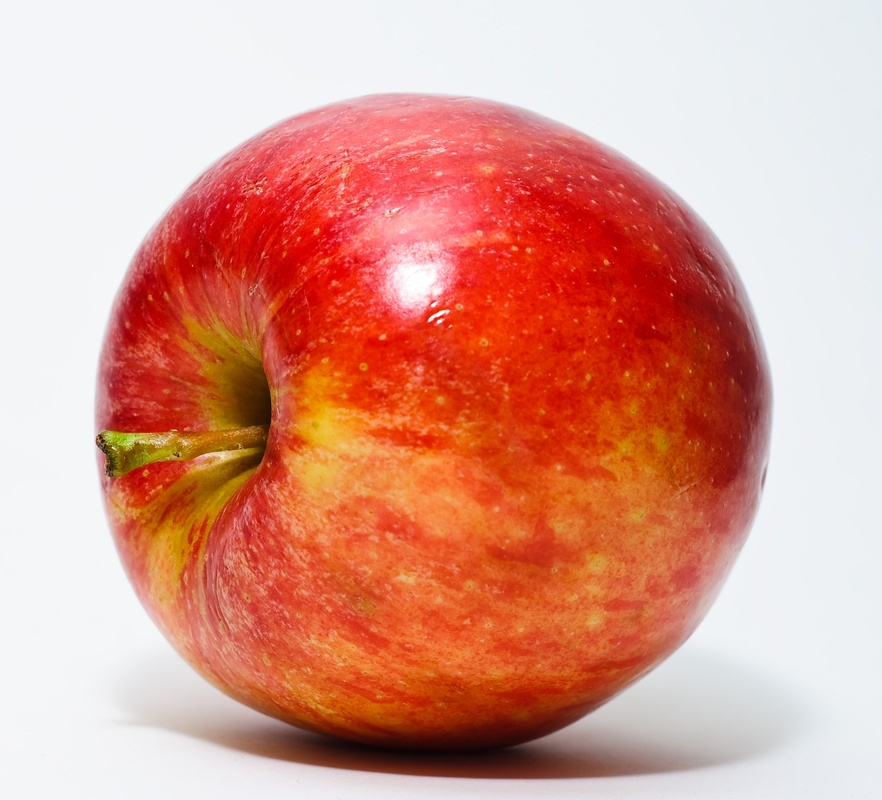
#> input picture data/fruits/apple.jpg, 882 x 800 px, shrunk from 2418 x 2192 before the run
$ python main.py --image data/fruits/apple.jpg
#> lines starting #> are read from the running program, lines starting #| are printed output that depends on the picture
### src/cost_map.py
"""
cost_map.py — Computes the cost map from the image gradient.

The cost of a pixel is w = exp(-alpha * |gradient I|), i.e.:
  - cost close to 0  -> strong gradient (edge)
  - cost close to 1  -> weak gradient (homogeneous interior)

Dijkstra will therefore favor paths that follow the edges.
"""

import numpy as np
import cv2
from skimage.filters import sobel, gaussian
from skimage.color import rgb2gray
from skimage import img_as_float


def load_image(path: str) -> np.ndarray:
    """
    Loads an image and converts it to grayscale float [0, 1].

    Parameters
    ----------
    path : str
        Path to the image (JPEG, PNG, TIFF...).

    Returns
    -------
    np.ndarray
        Grayscale image, values in [0, 1], shape (H, W).
    """
    img = cv2.imread(path, cv2.IMREAD_UNCHANGED)
    if img is None:
        raise FileNotFoundError(f"Image not found: {path}")

    # BGR -> RGB conversion if needed, then grayscale
    if img.ndim == 3:
        img = cv2.cvtColor(img, cv2.COLOR_BGR2RGB)
        gray = rgb2gray(img_as_float(img))
    else:
        gray = img_as_float(img)

    return gray


def compute_gradient_map(gray: np.ndarray, sigma: float = 1.0) -> np.ndarray:
    """
    Computes the gradient map (Sobel magnitude) after Gaussian smoothing.

    Parameters
    ----------
    gray : np.ndarray
        Grayscale image [0, 1].
    sigma : float
        Standard deviation of the pre-smoothing Gaussian filter.

    Returns
    -------
    np.ndarray
        Gradient map normalized to [0, 1], shape (H, W).
    """
    smoothed = gaussian(gray, sigma=sigma)
    grad = sobel(smoothed)

    # Normalize to [0, 1]
    g_min, g_max = grad.min(), grad.max()
    if g_max > g_min:
        grad = (grad - g_min) / (g_max - g_min)

    return grad


def compute_cost_map(
    gray: np.ndarray,
    sigma: float = 1.0,
    alpha: float = 8.0,
    grad_threshold: float = 0.0,
) -> np.ndarray:
    """
    Computes the cost map: w(i,j) = exp(-alpha * |gradient I(i,j)|).

    Pixels on strong edges have a cost close to 0 (~e^-alpha),
    homogeneous interior pixels have a cost close to 1.0.
    The edge/interior contrast is exponential (~e^alpha times), which
    forces Dijkstra to follow contours even over long distances.

    Parameters
    ----------
    gray : np.ndarray
        Grayscale image [0, 1].
    sigma : float
        Smoothing parameter before computing the gradient.
    alpha : float
        Controls the penalty for edge-free areas. Recommended value: 5-10.
    grad_threshold : float
        Threshold in [0, 1]: normalized gradients below this threshold
        are set to 0 before the cost is computed, which neutralizes
        weak edges (shadows, noise) by giving them a cost close to 1
        instead of a slight advantage. 0.0 disables thresholding (default).

    Returns
    -------
    np.ndarray
        Cost map in (0, 1], shape (H, W).
    """
    grad = compute_gradient_map(gray, sigma=sigma)
    if grad_threshold > 0:
        grad = np.where(grad < grad_threshold, 0.0, grad)
    cost = np.exp(-alpha * grad)
    return cost.astype(np.float64)

### src/graph_builder.py
"""
graph_builder.py — Builds the grid graph from the cost map.

Each pixel (i, j) becomes a node with linear index i*W + j.
Weighted edges connect each pixel to its neighbors (4-connectivity or 8-connectivity).
The graph is stored as a sparse CSR matrix (scipy.sparse) to limit memory
consumption on large images.

Weighting convention:
    w(u -> v) = (cost[u] + cost[v]) / 2
This makes the cost symmetric and accounts for both endpoints of each edge.
"""

import numpy as np
from scipy import sparse


# Neighbor offsets, one direction per undirected edge pair
# (the graph is used with directed=False in scipy_dijkstra, which accepts
# either csr[i, j] or csr[j, i] — storing both directions would double
# memory and build time for no benefit).
_NEIGHBORS_8 = [(-1, -1), (-1, 0), (-1, 1), (0, -1)]

_NEIGHBORS_4 = [(-1, 0), (0, -1)]


def build_graph(
    cost_map: np.ndarray,
    connectivity: int = 8,
    diagonal_weight: float = 1.4142,  # sqrt(2) for diagonal edges
) -> sparse.csr_matrix:
    """
    Builds the weighted grid graph from a cost map.

    Parameters
    ----------
    cost_map : np.ndarray, shape (H, W)
        Cost value of each pixel (float, in (0, 1]).
    connectivity : int
        4 (4-connectivity) or 8 (8-connectivity, default).
    diagonal_weight : float
        Multiplicative factor for diagonal edges (~= sqrt(2) to respect
        the Euclidean distance between diagonally adjacent pixel centers).

    Returns
    -------
    scipy.sparse.csr_matrix, shape (N, N)
        Sparse adjacency matrix (N = H * W).
        G[u, v] = cost of the transition u -> v.
    """
    if connectivity not in (4, 8):
        raise ValueError("connectivity must be 4 or 8.")

    H, W = cost_map.shape
    N = H * W

    neighbors = _NEIGHBORS_8 if connectivity == 8 else _NEIGHBORS_4

    rows = []
    cols = []
    data = []

    # Pre-flattening for fast access to the costs
    cost_flat = cost_map.ravel()

    for dr, dc in neighbors:
        is_diag = (dr != 0 and dc != 0)

        # Source indices: all pixels
        r_src = np.arange(H)
        c_src = np.arange(W)
        R_src, C_src = np.meshgrid(r_src, c_src, indexing="ij")

        # Destination indices
        R_dst = R_src + dr
        C_dst = C_src + dc

        # Mask of pixels whose neighbor lies within the image
        valid = (
            (R_dst >= 0) & (R_dst < H) &
            (C_dst >= 0) & (C_dst < W)
        )

        u = (R_src[valid] * W + C_src[valid]).ravel()
        v = (R_dst[valid] * W + C_dst[valid]).ravel()

        # Edge cost = average of the costs of both endpoint pixels
        edge_cost = (cost_flat[u] + cost_flat[v]) / 2.0

        # Extra weighting for diagonal edges
        if is_diag:
            edge_cost = edge_cost * diagonal_weight

        rows.append(u)
        cols.append(v)
        data.append(edge_cost)

    rows = np.concatenate(rows)
    cols = np.concatenate(cols)
    data = np.concatenate(data)

    graph = sparse.csr_matrix((data, (rows, cols)), shape=(N, N))
    return graph


def pixel_to_node(r: int, c: int, W: int) -> int:
    """Converts pixel (row, col) coordinates to a node index."""
    return r * W + c


def node_to_pixel(node: int, W: int) -> tuple[int, int]:
    """Converts a node index to (row, col) pixel coordinates."""
    return divmod(node, W)

### src/visualizer.py
"""
visualizer.py — All the figures of the project.

Figure 1 — Original image + gradient map
Figure 2 — Cost map with the optimal path overlaid
Figure 3 — Dijkstra vs naive path (Bresenham) comparison

Each function accepts an optional `save_path` argument to export the
figure at high resolution (300 dpi PNG).
"""

from __future__ import annotations

import numpy as np
import matplotlib
import matplotlib.pyplot as plt
import matplotlib.patches as mpatches
from matplotlib.colors import Normalize
from matplotlib.cm import ScalarMappable


# ---------------------------------------------------------------------------
# Low-level utilities
# ---------------------------------------------------------------------------

# [20 lines left out: functions _path_to_arrays, _mark_point, not called in this run]


# ---------------------------------------------------------------------------
# Figure 1 — Original image + gradient map
# ---------------------------------------------------------------------------

def figure_image_and_gradient(
    gray: np.ndarray,
    gradient: np.ndarray,
    save_path: str | None = None,
) -> plt.Figure:
    """
    Displays the grayscale image and its gradient map side by side.

    Parameters
    ----------
    gray : np.ndarray
        Grayscale image [0, 1].
    gradient : np.ndarray
        Gradient map (output of cost_map.compute_gradient_map).
    save_path : str, optional
        If provided, saves the figure to this path (PNG, 300 dpi).

    Returns
    -------
    matplotlib.figure.Figure
    """
    fig, axes = plt.subplots(1, 2, figsize=(12, 5))
    fig.suptitle("Original image and gradient map", fontsize=14, fontweight="bold")

    axes[0].imshow(gray, cmap="gray", vmin=0, vmax=1)
    axes[0].set_title("Grayscale image")
    axes[0].axis("off")

    im = axes[1].imshow(gradient, cmap="hot", vmin=0, vmax=1)
    axes[1].set_title("Gradient map (Sobel)")
    axes[1].axis("off")

    cbar = fig.colorbar(im, ax=axes[1], fraction=0.046, pad=0.04)
    cbar.set_label("|gradient I|  (normalized)", fontsize=9)

    fig.tight_layout()
    if save_path:
        fig.savefig(save_path, dpi=300, bbox_inches="tight")
        print(f"  Figure saved -> {save_path}")

    return fig


# ---------------------------------------------------------------------------
# Figure 2 — Cost map + optimal path
# ---------------------------------------------------------------------------

# [155 lines left out: functions figure_cost_and_path, figure_comparison, overlay_path_on_image, not called in this run]

### main.py
"""
main.py — Interactive entry point of the project.

Usage
-----
    python main.py --image data/your_image.png

The user clicks two points on the displayed image.
The optimal path (Dijkstra) is instantly overlaid in red.

Options
-------
    --image PATH        Path to the input image (default: data/sample.png)
    --sigma FLOAT       Smoothing parameter for the gradient (default: 1.5)
    --alpha FLOAT       Edge sensitivity: cost = exp(-alpha * grad) (default: 8)
    --connectivity INT  4 or 8 (default: 8)
    --waypoints         Enables multi-point mode (click >= 2 points,
                        press Enter to compute the final path)
    --save-figures DIR  Directory where the 3 figures are saved (default: None)
    --no-compare        Disables Figure 3 (comparison)

Example
-------
    python main.py --image data/brain_mri.png --sigma 2 --waypoints --save-figures results/
"""

from __future__ import annotations

import argparse
import os
import sys
import numpy as np
import matplotlib.pyplot as plt
import matplotlib
from pathlib import Path

# Ensures the src modules are importable from the project root
sys.path.insert(0, str(Path(__file__).parent))

from src.cost_map import load_image, compute_gradient_map, compute_cost_map
from src.graph_builder import build_graph
from src.pathfinder import find_path, find_path_multipoint, straight_line_path, path_cost
from src.visualizer import (
    figure_image_and_gradient,
    figure_cost_and_path,
    figure_comparison,
    overlay_path_on_image,
)


# ---------------------------------------------------------------------------
# Mouse / keyboard interface
# ---------------------------------------------------------------------------

class ClickCollector:
    """Collects the user's clicks on a matplotlib Axes."""

    def __init__(self, ax: plt.Axes, label: str = "point") -> None:
        self.ax = ax
        self.label = label
        self.points: list[tuple[int, int]] = []  # (row, col)
        self._cid = ax.figure.canvas.mpl_connect("button_press_event", self._on_click)

    # [8 lines left out: function _on_click, not called in this run]

    def disconnect(self) -> None:
        self.ax.figure.canvas.mpl_disconnect(self._cid)


# ---------------------------------------------------------------------------
# Main flow
# ---------------------------------------------------------------------------

def run(
    image_path: str,
    sigma: float = 1.5,
    alpha: float = 8.0,
    grad_threshold: float = 0.0,
    connectivity: int = 8,
    waypoints_mode: bool = False,
    save_dir: str | None = None,
    compare: bool = True,
) -> None:
    print("\n=== Loading and preparing the image ===")
    gray = load_image(image_path)
#> in load_image, img is the input picture: shape (800, 882, 3); mean B, G, R 140.6, 155.7, 219.7
#> in load_image, `gray = rgb2gray(img_as_float(img))`:
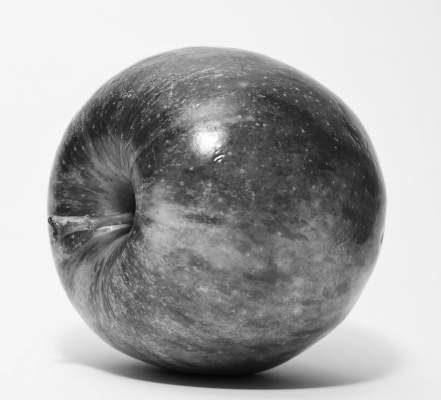
#> gray: shape (800, 882) float64 (shown at 1/2 size); min 0.0178, max 1, mean 0.66
    H, W = gray.shape
    print(f"  Image loaded: {W}x{H} pixels")
#|   Image loaded: 882x800 pixels

    gradient = compute_gradient_map(gray, sigma=sigma)
#> in compute_gradient_map, `grad = sobel(smoothed)`:
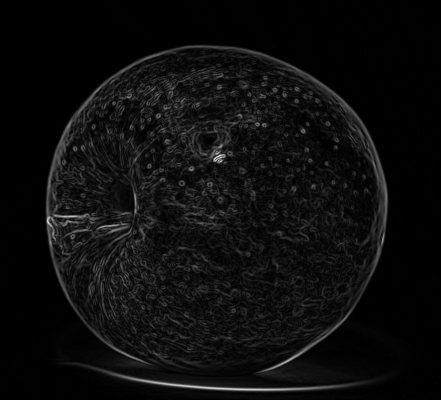
#> grad: shape (800, 882) float64 (shown at 1/2 size); min 0, max 0.207, mean 0.0109; drawn with min black and max white
#> in compute_gradient_map, `g_min, g_max = grad.min(), grad.max()`: g_min = 0; g_max = 0.207
    cost_map  = compute_cost_map(gray, sigma=sigma, alpha=alpha, grad_threshold=grad_threshold)
#> in compute_cost_map, `cost = np.exp(-alpha * grad)`:
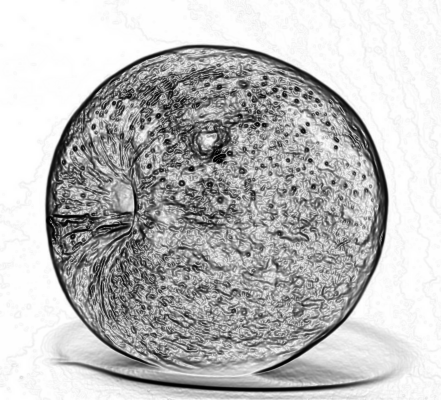
#> cost: shape (800, 882) float64 (shown at 1/2 size); min 0.000335, max 1, mean 0.74
    print(f"  Cost map computed (sigma={sigma}, alpha={alpha}, threshold={grad_threshold})")

    # --- Figure 1 ---
    save1 = os.path.join(save_dir, "fig1_gradient.png") if save_dir else None
    fig1 = figure_image_and_gradient(gray, gradient, save_path=save1)

    print("\n=== Building the graph ===")
    graph = build_graph(cost_map, connectivity=connectivity)
#> after the loop in build_graph, `for dr, dc in neighbors:`: cols = 4 items
    print(f"  Graph built: {graph.shape[0]} nodes, {connectivity}-connectivity")
#|   Graph built: 705600 nodes, 8-connectivity

    # --- Interactive interface to collect points ---
    print("\n=== Interactive point selection ===")
    if waypoints_mode:
        print("  Click >= 2 points on the image, then close the window.")
    else:
        print("  Click exactly 2 points (source, destination), then close the window.")

    fig_pick, ax_pick = plt.subplots(figsize=(8, 8))
    ax_pick.imshow(gray, cmap="gray")
    ax_pick.set_title(
        "Click the start/end points (close the window to confirm)",
        fontsize=10,
    )
    ax_pick.axis("off")

    collector = ClickCollector(ax_pick, label="waypoint")
    plt.show(block=True)
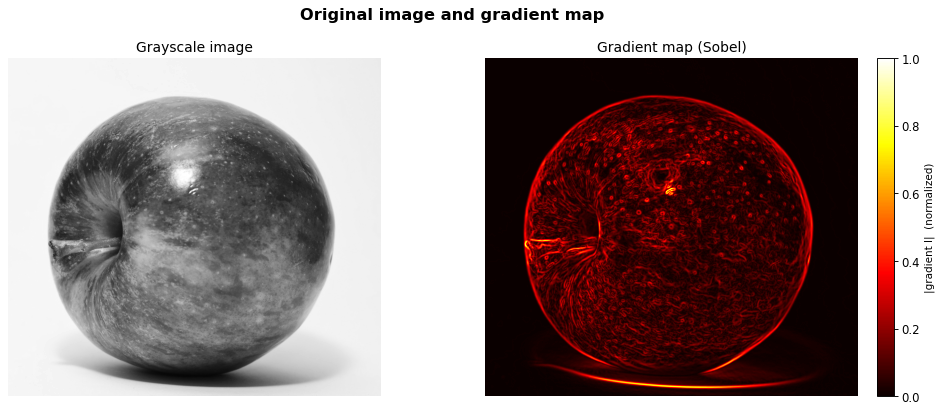
#> figure drawn by matplotlib, 3 panels
    collector.disconnect()

    clicked = collector.points
    if len(clicked) < 2:
        print("  Error: at least 2 clicks are required. Stopping.")
        return

    src = clicked[0]
    dst = clicked[-1]
    intermediate = clicked[1:-1] if len(clicked) > 2 else []

    # --- Path computation ---
    print("\n=== Computing the shortest path ===")
    all_waypoints = [src] + intermediate + [dst]

    if len(all_waypoints) == 2 or not waypoints_mode:
        # Simple case: source -> destination
        path_opt = find_path(graph, src, dst, (H, W))
    else:
        # Multi-point mode
        path_opt = find_path_multipoint(graph, all_waypoints, (H, W))

    path_straight = straight_line_path(src, dst)

    c_opt    = path_cost(cost_map, path_opt)
    c_naive  = path_cost(cost_map, path_straight)

    print(f"  Dijkstra path : {len(path_opt)} pixels | cost = {c_opt:.3f}")
    print(f"  Naive path    : {len(path_straight)} pixels | cost = {c_naive:.3f}")

    # --- Figure 2 ---
    save2 = os.path.join(save_dir, "fig2_path.png") if save_dir else None
    fig2 = figure_cost_and_path(
        cost_map, path_opt, src, dst,
        waypoints=intermediate if intermediate else None,
        save_path=save2,
    )

    # --- Figure 3 ---
    if compare:
        save3 = os.path.join(save_dir, "fig3_comparison.png") if save_dir else None
        fig3 = figure_comparison(
            gray, path_opt, path_straight,
            src, dst, c_opt, c_naive,
            save_path=save3,
        )

    plt.show(block=True)
    print("\nDone.")


# ---------------------------------------------------------------------------
# CLI
# ---------------------------------------------------------------------------

def _parse_args() -> argparse.Namespace:
    parser = argparse.ArgumentParser(
        description="Shortest-path segmentation in an image.",
        formatter_class=argparse.RawDescriptionHelpFormatter,
    )
    parser.add_argument(
        "--image", default="data/sample.png",
        help="Path to the input image."
    )
    parser.add_argument(
        "--sigma", type=float, default=1.5,
        help="Gaussian smoothing parameter (default: 1.5)."
    )
    parser.add_argument(
        "--alpha", type=float, default=8.0,
        help="Edge sensitivity: cost = exp(-alpha * grad) (default: 8)."
    )
    parser.add_argument(
        "--grad-threshold", type=float, default=0.0, dest="grad_threshold",
        help="Gradient threshold [0,1]: ignores weak edges such as shadows (default: 0.0)."
    )
    parser.add_argument(
        "--connectivity", type=int, choices=[4, 8], default=8,
        help="Graph connectivity: 4 or 8 (default: 8)."
    )
    parser.add_argument(
        "--waypoints", action="store_true",
        help="Enables intermediate multi-point mode."
    )
    parser.add_argument(
        "--save-figures", metavar="DIR", default=None,
        help="Directory where figures are saved."
    )
    parser.add_argument(
        "--no-compare", action="store_true",
        help="Disables the Dijkstra vs naive comparison figure."
    )
    return parser.parse_args()


if __name__ == "__main__":
    args = _parse_args()

    if args.save_figures:
        os.makedirs(args.save_figures, exist_ok=True)

    run(
        image_path=args.image,
        sigma=args.sigma,
        alpha=args.alpha,
        grad_threshold=args.grad_threshold,
        connectivity=args.connectivity,
        waypoints_mode=args.waypoints,
        save_dir=args.save_figures,
        compare=not args.no_compare,
    )

$ run again, on data/fruits/orange.jpg
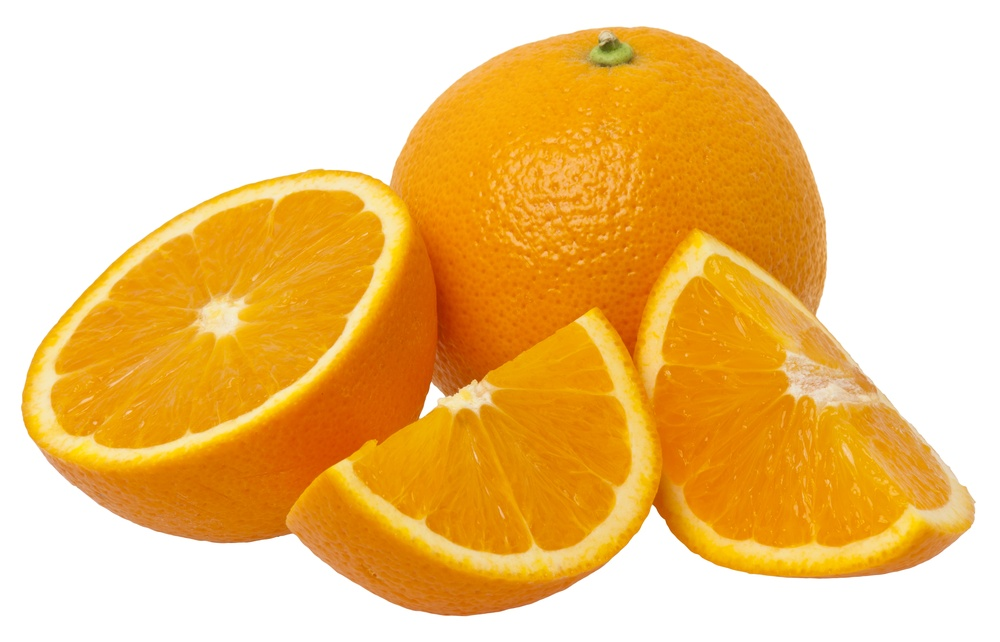
#> input picture data/fruits/orange.jpg, 1000 x 642 px, shrunk from 3520 x 2260 before the run
#> in load_image, img is the input picture: shape (642, 1000, 3); mean B, G, R 126.8, 196.9, 240.8
#|   Image loaded: 1000x642 pixels
#> g_min = 0; g_max = 0.206
#> in compute_cost_map, `cost = np.exp(-alpha * grad)`:
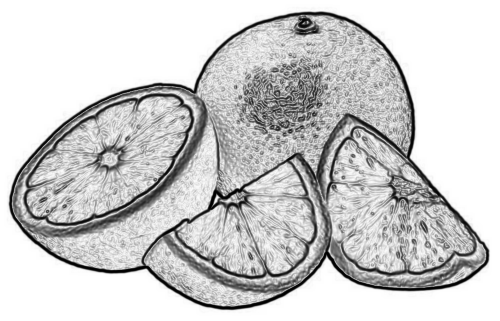
#> cost: shape (642, 1000) float64 (shown at 1/2 size); min 0.000335, max 1, mean 0.806
#> after the loop in build_graph, `for dr, dc in neighbors:`: cols = 4 items
#|   Graph built: 642000 nodes, 8-connectivity
#> in run, `plt.show(block=True)`:
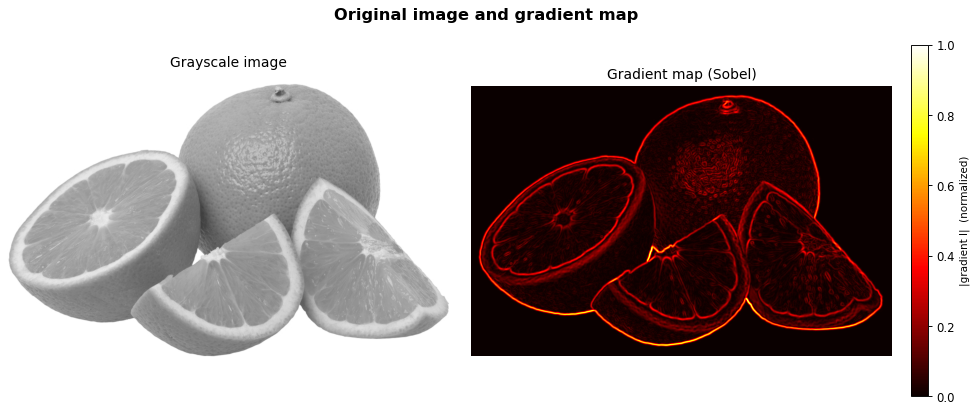
#> figure drawn by matplotlib, 3 panels
